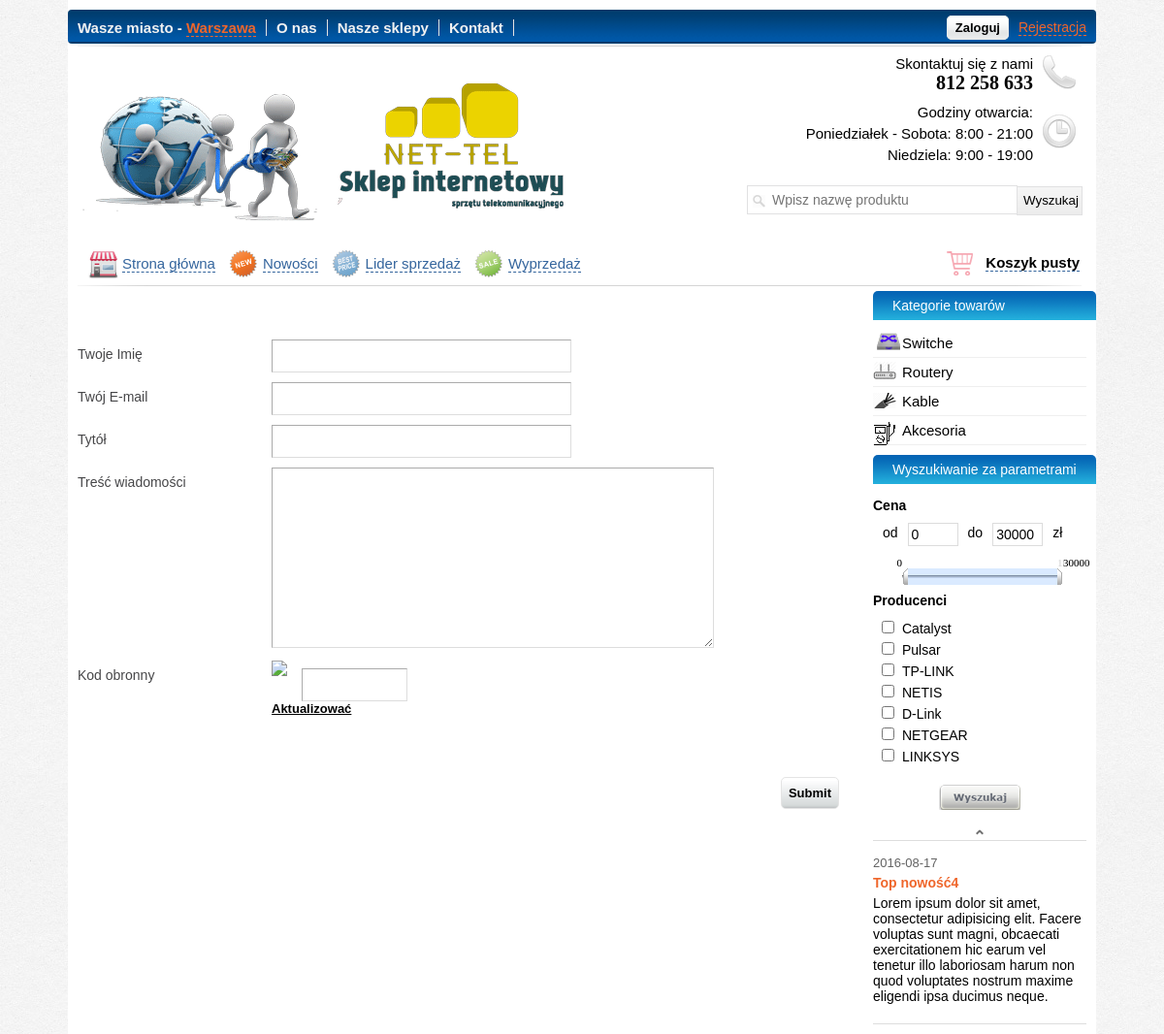
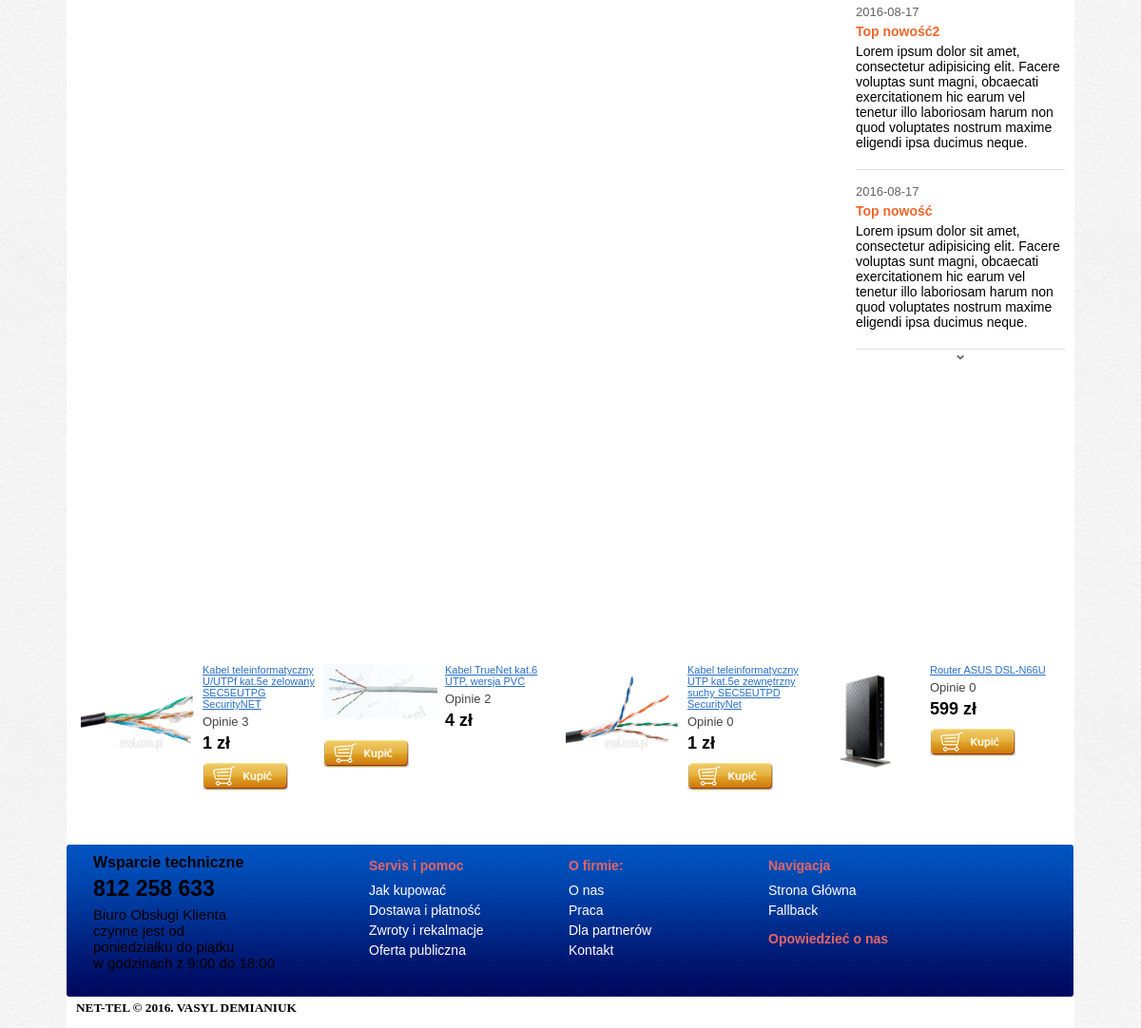
Page /feedback.php on the committed database (2 pictures, top to bottom).
### tables this page shows
CREATE TABLE IF NOT EXISTS `category` (
  `id` int(11) NOT NULL,
  `type` varchar(20) NOT NULL,
  `model` varchar(50) NOT NULL
);

CREATE TABLE IF NOT EXISTS `news` (
  `id` int(11) NOT NULL,
  `title` varchar(255) NOT NULL,
  `text` text NOT NULL,
  `date` date NOT NULL
);

CREATE TABLE IF NOT EXISTS `table_products` (
  `products_id` int(11) NOT NULL,
  `title` varchar(255) NOT NULL,
  `price` int(11) NOT NULL,
  `model` varchar(255) NOT NULL,
  `seo_words` text NOT NULL,
  `seo_description` text NOT NULL,
  `mini_description` text NOT NULL,
  `image` varchar(255) NOT NULL,
  `description` text NOT NULL,
  `mini_features` text NOT NULL,
  `features` text NOT NULL,
  `datetime` datetime NOT NULL,
  `new` int(11) NOT NULL DEFAULT '0',
  `leader` int(11) NOT NULL DEFAULT '0',
  `sale` int(11) NOT NULL DEFAULT '0',
  `visible` int(11) DEFAULT '0',
  `count` int(11) NOT NULL DEFAULT '0',
  `type_product` varchar(255) NOT NULL,
  `model_id` int(11) NOT NULL,
  `yes_like` int(11) NOT NULL DEFAULT '1'
);

### functions/functions.php (called while the page is built, shortened)
<?php
function group_numerals($int){
       switch (strlen($int)) {
	    default:
        $price = $int;
	    break;
	}
    return $price;
}
?>

### include/block-category.php (the view, shortened to what this page needs)
<div id="block-category">
  <p class="header-title" >Kategorie towarów</p>
  <ul>
    <li><a id="index1" ><img src="/images/switch-icon.gif" id="switch-images" />Switche</a>
   </li>
   <li><a id="index2" ><img src="/images/router-icon.gif" id="router-images" />Routery</a>
 </li>
 <li><a id="index4" ><img src="/images/cable-icon.gif" id="cable-images" />Kable</a>
</li>
<li><a id="index5" ><img src="/images/access-icon.gif" id="cable-images" />Akcesoria</a>
</li>
</ul>
</div>

### include/block-parameter.php (shortened to what this page needs)
<div id="block-parameter">
<p class="header-title" >Wyszukiwanie za parametrami</p>
<p class="title-filter">Cena</p>
<form method="GET" action="search_filter.php">
<div id="block-input-price">
<ul>
<li><p>od</p></li>
<li><input type="text" id="start-price" name="start_price" value="1" /></li>
<li><p>do</p></li>
<li><input type="text" id="end-price" name="end_price" value="3000" /></li>
<li><p>zł</p></li>
</ul>
</div>
<div id="blocktrackbar"></div>
<p class="title-filter">Producenci</p>
<ul class="checkbox-model" >
<?php
$result = mysqli_query($link, "SELECT * FROM category WHERE type='switch'");
 If (mysqli_num_rows($result) > 0)
{
$row = mysqli_fetch_array($result);
 do
 {
 $checked_model = "";
  echo '
<li><input '.$checked_model.' type="checkbox" name="model[]" value="'.$row["id"].'" id="checkbrend'.$row["id"].'" /><label for="checkbrend'.$row["id"].'">'.$row["model"].'</label></li>
  ';
 }
  while ($row = mysqli_fetch_array($result));
}
?>
</ul>
<center><input type="submit" name="submit" id="button-param-search" value=" " /></center>
</form>
</div>

### include/block-news.php (shortened to what this page needs)
<div id="block-news">
<center><img id="news-prev" src="/images/img-prev.png" /></center>
<div id="newsticker">
<ul>
<?php
	 $result = mysqli_query($link, "SELECT * FROM news ORDER BY id DESC");
If (mysqli_num_rows($result) > 0)
{
$row = mysqli_fetch_array($result);
 do
{
echo '
<li>
<span>'.$row["date"].'</span>
<a href="" >'.$row["title"].'</a>
<p>'.$row["text"].'</p>
</li>
';
}
 while ($row = mysqli_fetch_array($result));
}
?>
</ul>
</div>
<center><img id="news-next" src="/images/img-next.png" /></center>
</div>

### include/block-random.php (shortened to what this page needs)
<div id="block-random-tovar">
<ul>
<?php
$query_random = mysqli_query($link, "SELECT DISTINCT * FROM table_products WHERE visible='1' ORDER by RAND() LIMIT 4");
if (mysqli_num_rows($query_random) > 0) {
    $res_query = mysqli_fetch_array($query_random);
    do {
        $query_reviews = mysqli_query($link, "SELECT * FROM table_reviews WHERE products_id = {$res_query["products_id"]} AND moderat='1'");
        $count_reviews = mysqli_num_rows($query_reviews);
        if (strlen($res_query["image"]) > 0 && file_exists("./upload_images/" . $res_query["image"])) {
            $img_path             = './upload_images/' . $res_query["image"];
            $max_width            = 120;
            $max_height           = 120;
            list($width, $height) = getimagesize($img_path);
            $ratioh               = $max_height / $height;
            $ratiow               = $max_width / $width;
            $ratio                = min($ratioh, $ratiow);
            $width  = intval($ratio * $width);
            $height = intval($ratio * $height);
        } else {
            $img_path = "/images/no-image-65.png";
            $width    = 65;
            $height   = 118;
        }
        echo '
<li>
<img src="' . $img_path . '" width="' . $width . '" height="' . $height . '" />
<a class="random-title" href="view_content.php?id=' . $res_query["products_id"] . '">' . $res_query["title"] . '</a>
<p class="random-reviews">Opinie ' . $count_reviews . '</p>
<p class="random-price">' . group_numerals($res_query["price"]) . ' zł</p>
<a class="random-add-cart" tid="' . $res_query["products_id"] . '"></a>
</li>
';
    } while ($res_query = mysqli_fetch_array($query_random));
}
?>
</ul>
</div>

### css/style.css (style rules this page uses)
html { z-index:0; background: url(/images/pat_try.jpg); }
#block-category { width: 220px; height: auto; }
#block-category > ul { margin-top: -5px; }
.header-title { width: 210px; font: 14px sans-serif; margin-top: 0px; padding-left: 20px; padding-top: 7px; padding-bottom: 7px; color: white; background: url(/images/grd-title.png); border-radius: 5px 5px 0 0; -webkit-border-radius: 5px 5px 0 0; -moz-border-radius: 5px 5px 0 0; }
#block-category > ul > li { border-bottom: 1px solid #EFEFEF; }
#block-category > ul > li > a { font: 15px sans-serif; padding-top: 6px; padding-bottom: 6px; padding-left: 30px; display: block; cursor: pointer; }
#switch-images { position: absolute; margin-left: -26px; margin-top: -3px; }
#router-images { position: absolute; margin-left: -30px; margin-top: -2px; }
#cable-images { position: absolute; margin-left: -30px; }
#block-parameter { width: 220px; margin-top: 10px; height: auto; }
.title-filter { font: bold 14px sans-serif; margin-top: 0px; margin-bottom: 10px; }
#block-input-price li { float: left; margin-left: 10px; }
#block-input-price input { width: 45px; height: 20px; font: 14px sans-serif; border: 1px solid #DCDCDC; padding-left: 3px; }
#block-input-price p { font: 14px sans-serif; float: left; margin-top: 0px; padding-top: 2px; }
#blocktrackbar { width: 220px; height: 35px; margin-top: 20px; padding-top: 5px; clear: both; }
.checkbox-model li { font: 14px sans-serif; margin-left: 5px; margin-top: 3px; }
.checkbox-model input { margin-right: 8px; }
#button-param-search { width: 84px; height: 27px; background: url(/images/button-search-norm.png); margin-top: 20px; border: none; cursor: pointer; }
#block-news { width: 220px; height: auto; margin-top: 15px; margin-bottom: 15px; }
#newsticker { width: 220px; border-top: 1px solid #DDDDDD; }
#newsticker p { font: 14px sans-serif; margin-top: 5px; margin-bottom: 5px; }
#newsticker li { border-bottom: 1px solid #DDDDDD; padding-top: 15px; padding-bottom: 15px; }
#newsticker a { color: #EF662B; font: bold 14px sans-serif; text-decoration: none; }
#newsticker span { font: 13px sans-serif; padding-bottom: 5px; color: #636363; display: block; }
#news-prev { margin-top: 5px; margin-bottom: 5px; cursor: pointer; }
#news-next { margin-top: 5px; margin-bottom: 5px; cursor: pointer; }
#block-random-tovar { height: 150px; padding-top: 15px; clear: both; }
#block-random-tovar li { float: left; width: 250px; height: 150px; margin-left: 5px; }
#block-random-tovar img { float: left; margin-right: 8px; }
.random-title { font: 11px sans-serif; color: #276FC8; padding-bottom: 10px; }
.random-reviews { font: 13px sans-serif; color: #434343; margin: 5px 0; }
.random-price { margin:0px; font: bold 18px sans-serif; }
.random-add-cart { width: 90px; height: 29px; margin-top: 10px; margin-right: 0px; cursor: pointer; background: url(/images/button-pay.png); float: left; }

### rows in the picture
category: model "Catalyst"
category: model "Pulsar"
category: model "TP-LINK"
category: model "NETIS"
category: model "D-Link"
category: model "NETGEAR"
category: model "LINKSYS"
news: date "2016-08-17", title "Top nowość4", text "Lorem ipsum dolor sit amet, consectetur adipisicing elit. Facere voluptas sunt magni, obcaecati exercitationem hic earum vel tenetur illo laboriosam harum non quod voluptates nostrum maxime eligendi ipsa ducimus neque."
news: date "2016-08-17", title "Top nowość2", text "Lorem ipsum dolor sit amet, consectetur adipisicing elit. Facere voluptas sunt magni, obcaecati exercitationem hic earum vel tenetur illo laboriosam harum non quod voluptates nostrum maxime eligendi ipsa ducimus neque."
news: date "2016-08-17", title "Top nowość", text "Lorem ipsum dolor sit amet, consectetur adipisicing elit. Facere voluptas sunt magni, obcaecati exercitationem hic earum vel tenetur illo laboriosam harum non quod voluptates nostrum maxime eligendi ipsa ducimus neque."
table_products: image (picture), title "Kabel teleinformatyczny U/UTPf kat.5e żelowany SEC5EUTPG SecurityNET", count_reviews "3", price "1"
table_products: image (picture), title "Kabel TrueNet kat.6 UTP, wersja PVC", count_reviews "2", price "4"
table_products: image (picture), title "Kabel teleinformatyczny UTP kat.5e zewnętrzny suchy SEC5EUTPD SecurityNet", count_reviews "0", price "1"
table_products: image (picture), title "Router ASUS DSL-N66U", count_reviews "0", price "599"
